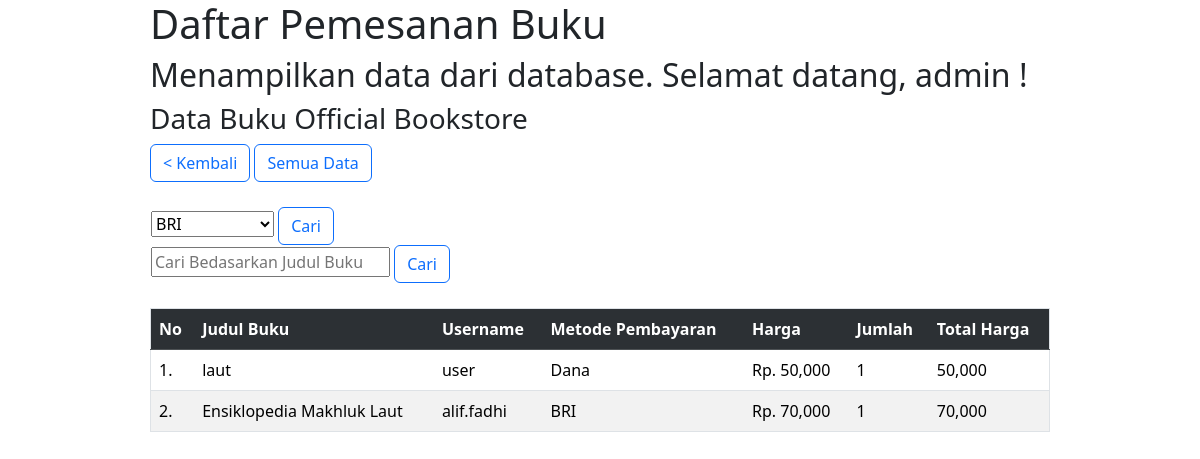
/pesanan/pesanan.php (signed in), run on the app's committed database.
### tables this page shows
CREATE TABLE `pesanan` (
  `id` int(255) NOT NULL,
  `nama_buku` varchar(30) NOT NULL,
  `username` varchar(10) NOT NULL,
  `metode` varchar(30) NOT NULL,
  `harga` decimal(10,3) NOT NULL,
  `jumlah` int(255) NOT NULL,
  `total` decimal(10,3) NOT NULL
);

### pesanan/pesanan.php (the view, shortened to what this page needs)
<!DOCTYPE html>
<html>
<head>
	<link href="https://cdn.jsdelivr.net/npm/bootstrap@5.3.3/dist/css/bootstrap.min.css" rel="stylesheet">
</head>
<body style="padding-right: 150px; padding-left: 150px;">
	<div class="judul">
		<h1>Daftar Pemesanan Buku</h1>
		<h2>Menampilkan data dari database. Selamat datang, <?php echo $_SESSION['username'] ?> !</h2>
	</div>
	<h3>Data Buku Official Bookstore</h3>
	<a class="btn btn-outline-primary" href="../admin/admin.php">< Kembali</a>
	<a class="btn btn-outline-primary" href="pesanan.php">Semua Data</a>
    <br><br>
    <table>
		<td>
			<form action="select-metode.php" method="post">
							<select name="metode" id="metode" required placeholder="Kategori">
								<option value="BRI">BRI</option>
							</select>
				<input class="btn btn-outline-primary" type="submit" value="Cari">
			</form>
			<form action="select-judul.php" method="post">
				<input type="text" name="nama_buku" placeholder="Cari Bedasarkan Judul Buku">
				<input class="btn btn-outline-primary" type="submit" value="Cari">
			</form>
    	</td>
    </table>
	<br>
	<table border="1" class="table table-striped">
		<tr class="table-dark">
			<th>No</th>
			<th>Judul Buku</th>
			<th>Username</th>
			<th>Metode Pembayaran</th>
			<th>Harga</th>
            <th>Jumlah</th>
            <th>Total Harga</th>
		</tr>
		<?php
		include "../koneksi.php";
		$query_mysql = mysqli_query($koneksi, "SELECT id, nama_buku, username, metode, jumlah, total, FORMAT(harga, 0) AS harga FROM pesanan")or die(mysqli_error());
		$nomor = 1;
		while($data = mysqli_fetch_array($query_mysql)){
		?>
		<tr>
			<td><?php echo $nomor++; ?>.</td>
			<td><?php echo $data['nama_buku']; ?></td>
			<td><?php echo $data['username']; ?></td>
			<td><?php echo $data['metode']; ?></td>
			<td><?php echo "Rp. {$data['harga']}"; ?></td>
			<td><?php echo $data['jumlah']; ?></td>
			<td><?php echo $data['harga']; ?></td>
		</tr>
		<?php } ?>
	</table>
	<br>
	<br>
</body>
</html>

### data on the page
pesanan: nama_buku "laut", username "user", metode "Dana", harga "50,000", jumlah "1"
pesanan: nama_buku "Ensiklopedia Makhluk Laut", username "alif.fadhi", metode "BRI", harga "70,000", jumlah "1"

### other printed values
$_SESSION['username'] "admin"
